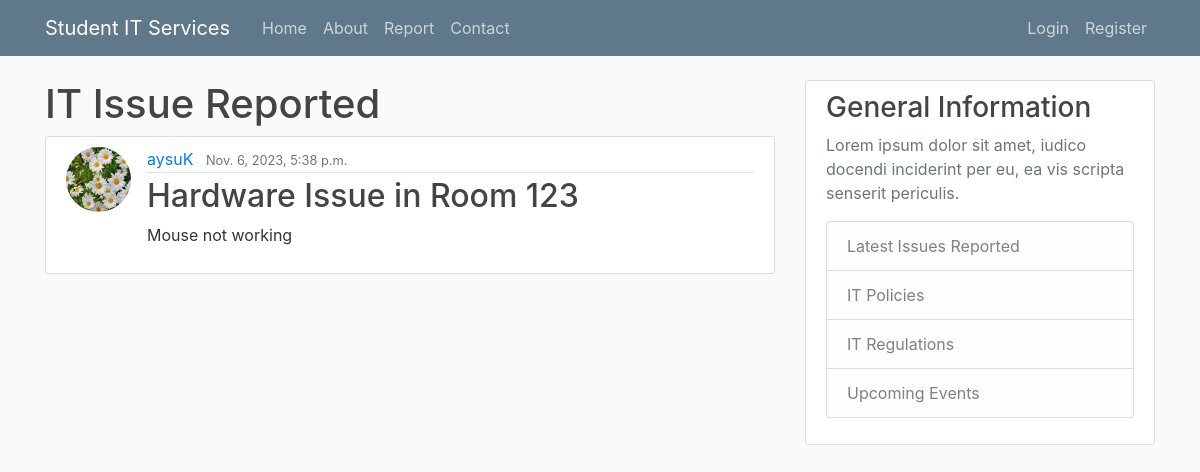
Screenshot of /issue/1 with the database file from the repository.
### itreporting/models.py (models this page shows, shortened)
class Issue(models.Model):
    type = models.CharField(max_length = 100, choices = [('Hardware', 'Hardware'), ('Software', 'Software')])
    room = models.CharField(max_length = 100)
    urgent = models.BooleanField(default = False)
    details = models.TextField()
    date_submitted = models.DateTimeField(default = timezone.now)
    author = models.ForeignKey(User, related_name = 'issues', on_delete = models.CASCADE)

### users/models.py (models this page shows)
class Profile(models.Model):
    user = models.OneToOneField(User, null = True, on_delete = models.CASCADE)
    image = models.ImageField(default = 'default.png', upload_to = 'profile_pics')

### itreporting/views.py (the view)
# urls.py: path('issue/<int:pk>', PostDetailView.as_view(), name = 'issue-detail'), #route to a specific issue.
class PostDetailView(DetailView): model = Issue

### itreporting/templates/itreporting/issue_detail.html (shortened to what this page needs)
{% extends "itreporting/base.html" %}
{% block content %}
     <h1>IT Issue Reported</h1>
<article class="media content-section">
    <img class="rounded-circle article-img" src="{{ object.author.profile.image.url }}"/>
    <div class="media-body">
        <div class="article-metadata">
            <a class="mr-2" href="{% url 'itreporting:user-issues' object.author.username %}">{{ object.author }}</a>
            <small class="text-muted">{{ object.date_submitted}}</small>
        </div>
        <h2 class="article-title">{{ object.type }} Issue in Room {{object.room}}</h2>
        <p class="article-content">{{ object.details }}</p>
    </div>
</article>
{% endblock content %}

### itreporting/static/css/style.css (style rules this page uses)
html { position: relative; min-height: 100%; }
body { background: #fafafa; color: #333333; margin-top: 5rem; margin-bottom: 50px; }
h1, h2, h3, h4, h5, h6 { color: #444444; }
.content-section { background: #ffffff; padding: 10px 20px; border: 1px solid #dddddd; border-radius: 3px; margin-bottom: 20px; }
.article-title { color: #444444; }
.article-content { white-space: pre-line; }
.article-img { height: 65px; width: 65px; margin-right: 16px; }
.article-metadata { padding-bottom: 1px; margin-bottom: 4px; border-bottom: 1px solid #e3e3e3 }

### rows the page displays
Issue: author.profile.image (picture), author "aysuK", date_submitted "Nov. 6, 2023, 5:38 p.m.", type "Hardware", room "123", details "Mouse not working"
